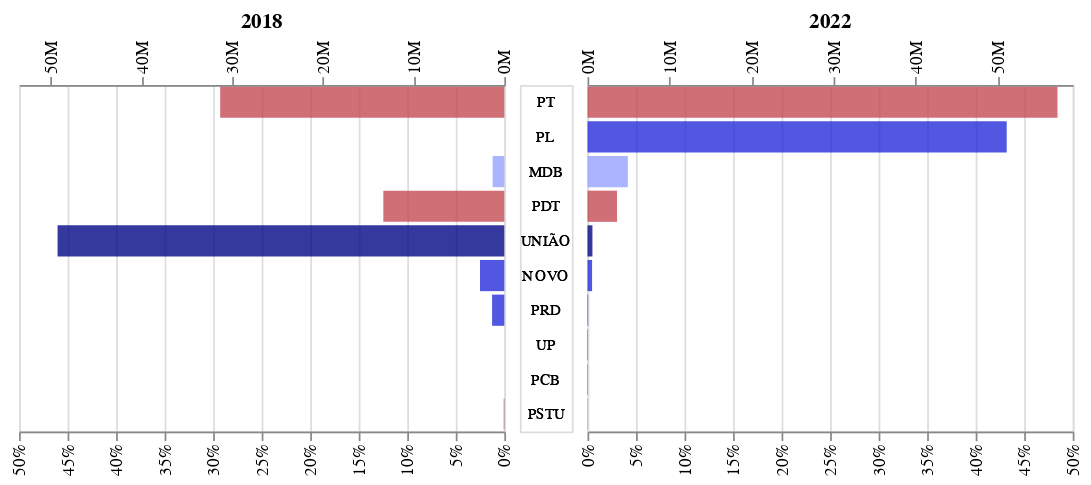

Notebook code cell kept with this figure:
### Markdown cell above
#### Votação para presidente

### Code cell
pres.properties().configure_title(anchor="middle", fontSize=12)

### Figure 1 — Vega-Lite specification as saved in the notebook (floating-point values rounded to 4 significant figures)
{"config": {"view": {"continuousWidth": 300, "continuousHeight": 300}, "title": {"anchor": "middle", "fontSize": 12}}, "concat": [{"layer": [{"mark": {"type": "bar", "opacity": 0.8}, "encoding": {"color": {"field": "POSIC_IDEOLOGICO", "legend": null, "scale": {"domain": ["Extrema Esquerda", "Esquerda", "Centro Esquerda", "Centro", "Centro Direita", "Direita", "Extrema Direita"], "range": ["#7F0000", "#FF0000", "#C54B53", "#FFD966", "#97A3FF", "#262DDA", "#030886"]}, "type": "ordinal"}, "tooltip": [{"field": "SIGLA_2022", "title": "Partido", "type": "nominal"}, {"field": "POSIC_IDEOLOGICO", "title": "Ideologia", "type": "nominal"}, {"field": "ANO_ELEICAO", "title": "Eleição", "type": "nominal"}, {"field": "QT_VOTOS_BR", "format": ",d", "title": "Total Geral", "type": "quantitative"}, {"field": "QT_VOTOS_VALIDOS", "format": ",d", "title": "Votos Partido", "type": "quantitative"}, {"field": "PCT", "format": ".2%", "title": "Percentual", "type": "quantitative"}], "x": {"axis": {"format": "%", "labelAngle": -90, "values": [0.0, 0.05, 0.1, 0.15, 0.2, 0.25, 0.3, 0.35, 0.4, 0.45, 0.5]}, "field": "PCT", "scale": {"domain": [0, 0.5]}, "sort": "descending", "title": "", "type": "quantitative"}, "y": {"axis": null, "field": "SIGLA_2022", "sort": {"field": "QT_ORDER", "order": "descending"}, "type": "ordinal"}}, "title": "2018", "transform": [{"filter": "(datum.ANO_ELEICAO === 2018)"}]}, {"mark": {"type": "bar", "opacity": 0.8}, "encoding": {"color": {"field": "POSIC_IDEOLOGICO", "legend": null, "scale": {"domain": ["Extrema Esquerda", "Esquerda", "Centro Esquerda", "Centro", "Centro Direita", "Direita", "Extrema Direita"], "range": ["#7F0000", "#FF0000", "#C54B53", "#FFD966", "#97A3FF", "#262DDA", "#030886"]}, "type": "ordinal"}, "opacity": {"value": 0}, "tooltip": [{"field": "SIGLA_2022", "title": "Partido", "type": "nominal"}, {"field": "POSIC_IDEOLOGICO", "title": "Ideologia", "type": "nominal"}, {"field": "ANO_ELEICAO", "title": "Eleição", "type": "nominal"}, {"field": "QT_VOTOS_BR", "format": ",d", "title": "Total Geral", "type": "quantitative"}, {"field": "QT_VOTOS_VALIDOS", "format": ",d", "title": "Votos Partido", "type": "quantitative"}, {"field": "PCT", "format": ".2%", "title": "Percentual", "type": "quantitative"}], "x": {"axis": {"format": "s", "labelAngle": -90, "orient": "top"}, "field": "QT_VOTOS_VALIDOS", "scale": {"domain": [0, 53530000.0]}, "sort": "descending", "title": "", "type": "quantitative"}, "y": {"axis": null, "field": "SIGLA_2022", "sort": {"field": "QT_ORDER", "order": "descending"}, "type": "ordinal"}}, "title": "2018", "transform": [{"filter": "(datum.ANO_ELEICAO === 2018)"}]}], "resolve": {"scale": {"x": "independent"}}, "width": 280}, {"mark": {"type": "text", "fontSize": 8.5}, "encoding": {"text": {"field": "SIGLA_2022", "type": "ordinal"}, "y": {"axis": null, "field": "SIGLA_2022", "sort": {"field": "QT_ORDER", "order": "descending"}, "type": "ordinal"}}, "width": 30}, {"layer": [{"mark": {"type": "bar", "opacity": 0.8}, "encoding": {"color": {"field": "POSIC_IDEOLOGICO", "scale": {"domain": ["Extrema Esquerda", "Esquerda", "Centro Esquerda", "Centro", "Centro Direita", "Direita", "Extrema Direita"], "range": ["#7F0000", "#FF0000", "#C54B53", "#FFD966", "#97A3FF", "#262DDA", "#030886"]}, "type": "ordinal"}, "tooltip": [{"field": "SIGLA_2022", "title": "Partido", "type": "nominal"}, {"field": "POSIC_IDEOLOGICO", "title": "Ideologia", "type": "nominal"}, {"field": "ANO_ELEICAO", "title": "Eleição", "type": "nominal"}, {"field": "QT_VOTOS_BR", "format": ",d", "title": "Total Geral", "type": "quantitative"}, {"field": "QT_VOTOS_VALIDOS", "format": ",d", "title": "Votos Partido", "type": "quantitative"}, {"field": "PCT", "format": ".2%", "title": "Percentual", "type": "quantitative"}], "x": {"axis": {"format": "%", "labelAngle": -90, "values": [0.0, 0.05, 0.1, 0.15, 0.2, 0.25, 0.3, 0.35, 0.4, 0.45, 0.5]}, "field": "PCT", "scale": {"domain": [0, 0.5]}, "title": "", "type": "quantitative"}, "y": {"axis": null, "field": "SIGLA_2022", "sort": {"field": "QT_ORDER", "order": "descending"}, "type": "ordinal"}}, "title": "2022", "transform": [{"filter": "(datum.ANO_ELEICAO === 2022)"}]}, {"mark": {"type": "bar", "opacity": 0.8}, "encoding": {"color": {"field": "POSIC_IDEOLOGICO", "scale": {"domain": ["Extrema Esquerda", "Esquerda", "Centro Esquerda", "Centro", "Centro Direita", "Direita", "Extrema Direita"], "range": ["#7F0000", "#FF0000", "#C54B53", "#FFD966", "#97A3FF", "#262DDA", "#030886"]}, "type": "ordinal"}, "opacity": {"value": 0}, "tooltip": [{"field": "SIGLA_2022", "title": "Partido", "type": "nominal"}, {"field": "POSIC_IDEOLOGICO", "title": "Ideologia", "type": "nominal"}, {"field": "ANO_ELEICAO", "title": "Eleição", "type": "nominal"}, {"field": "QT_VOTOS_BR", "format": ",d", "title": "Total Geral", "type": "quantitative"}, {"field": "QT_VOTOS_VALIDOS", "format": ",d", "title": "Votos Partido", "type": "quantitative"}, {"field": "PCT", "format": ".2%", "title": "Percentual", "type": "quantitative"}], "x": {"axis": {"format": "s", "labelAngle": -90, "orient": "top"}, "field": "QT_VOTOS_VALIDOS", "scale": {"domain": [0, 59110000.0]}, "sort": "ascending", "title": "", "type": "quantitative"}, "y": {"axis": null, "field": "SIGLA_2022", "sort": {"field": "QT_ORDER", "order": "descending"}, "type": "ordinal"}}, "title": "2022", "transform": [{"filter": "(datum.ANO_ELEICAO === 2022)"}]}], "resolve": {"scale": {"x": "independent"}}, "width": 280}], "data": {"name": "data-70f477373ead5f4da1230339274f939b"}, "spacing": 2, "$schema": "https://vega.github.io/schema/vega-lite/v5.20.1.json", "datasets": {"data-70f477373ead5f4da1230339274f939b": [{"ANO_ELEICAO": 2022, "POSIC_IDEOLOGICO": "Centro Esquerda", "QT_VOTOS_VALIDOS": 57259504, "PCT": 0.4843, "QT_VOTOS_BR": 118229719, "cor": "#C54B53", "SIGLA_2022": "PT", "QT_ORDER": 57259504}, {"ANO_ELEICAO": 2022, "POSIC_IDEOLOGICO": "Direita", "QT_VOTOS_VALIDOS": 51072345, "PCT": 0.432, "QT_VOTOS_BR": 118229719, "cor": "#262DDA", "SIGLA_2022": "PL", "QT_ORDER": 51072345}, {"ANO_ELEICAO": 2022, "POSIC_IDEOLOGICO": "Centro Direita", "QT_VOTOS_VALIDOS": 4915423, "PCT": 0.04158, "QT_VOTOS_BR": 118229719, "cor": "#97A3FF", "SIGLA_2022": "MDB", "QT_ORDER": 4915423}, {"ANO_ELEICAO": 2022, "POSIC_IDEOLOGICO": "Centro Esquerda", "QT_VOTOS_VALIDOS": 3599287, "PCT": 0.03044, "QT_VOTOS_BR": 118229719, "cor": "#C54B53", "SIGLA_2022": "PDT", "QT_ORDER": 3599287}, {"ANO_ELEICAO": 2022, "POSIC_IDEOLOGICO": "Extrema Direita", "QT_VOTOS_VALIDOS": 600955, "PCT": 0.005083, "QT_VOTOS_BR": 118229719, "cor": "#030886", "SIGLA_2022": "UNIÃO", "QT_ORDER": 600955}, {"ANO_ELEICAO": 2022, "POSIC_IDEOLOGICO": "Direita", "QT_VOTOS_VALIDOS": 559708, "PCT": 0.004734, "QT_VOTOS_BR": 118229719, "cor": "#262DDA", "SIGLA_2022": "NOVO", "QT_ORDER": 559708}, {"ANO_ELEICAO": 2022, "POSIC_IDEOLOGICO": "Direita", "QT_VOTOS_VALIDOS": 81129, "PCT": 0.0006862, "QT_VOTOS_BR": 118229719, "cor": "#262DDA", "SIGLA_2022": "PRD", "QT_ORDER": 81129}, {"ANO_ELEICAO": 2022, "POSIC_IDEOLOGICO": "Extrema Esquerda", "QT_VOTOS_VALIDOS": 53519, "PCT": 0.0004527, "QT_VOTOS_BR": 118229719, "cor": "#7F0000", "SIGLA_2022": "UP", "QT_ORDER": 53519}, {"ANO_ELEICAO": 2022, "POSIC_IDEOLOGICO": "Extrema Esquerda", "QT_VOTOS_VALIDOS": 45620, "PCT": 0.0003859, "QT_VOTOS_BR": 118229719, "cor": "#7F0000", "SIGLA_2022": "PCB", "QT_ORDER": 45620}, {"ANO_ELEICAO": 2022, "POSIC_IDEOLOGICO": "Extrema Esquerda", "QT_VOTOS_VALIDOS": 25625, "PCT": 0.0002167, "QT_VOTOS_BR": 118229719, "cor": "#7F0000", "SIGLA_2022": "PSTU", "QT_ORDER": 25625}, {"ANO_ELEICAO": 2018, "POSIC_IDEOLOGICO": "Centro Esquerda", "QT_VOTOS_VALIDOS": 31342051, "PCT": 0.2928, "QT_VOTOS_BR": 107050749, "cor": "#C54B53", "SIGLA_2022": "PT", "QT_ORDER": 57259504}, {"ANO_ELEICAO": 2018, "POSIC_IDEOLOGICO": null, "QT_VOTOS_VALIDOS": 0, "PCT": 0.0, "QT_VOTOS_BR": 0, "cor": null, "SIGLA_2022": "PL", "QT_ORDER": 51072345}, {"ANO_ELEICAO": 2018, "POSIC_IDEOLOGICO": "Centro Direita", "QT_VOTOS_VALIDOS": 1288950, "PCT": 0.01204, "QT_VOTOS_BR": 107050749, "cor": "#97A3FF", "SIGLA_2022": "MDB", "QT_ORDER": 4915423}, {"ANO_ELEICAO": 2018, "POSIC_IDEOLOGICO": "Centro Esquerda", "QT_VOTOS_VALIDOS": 13344371, "PCT": 0.1247, "QT_VOTOS_BR": 107050749, "cor": "#C54B53", "SIGLA_2022": "PDT", "QT_ORDER": 3599287}, {"ANO_ELEICAO": 2018, "POSIC_IDEOLOGICO": "Extrema Direita", "QT_VOTOS_VALIDOS": 49277010, "PCT": 0.4603, "QT_VOTOS_BR": 107050749, "cor": "#030886", "SIGLA_2022": "UNIÃO", "QT_ORDER": 600955}, {"ANO_ELEICAO": 2018, "POSIC_IDEOLOGICO": "Direita", "QT_VOTOS_VALIDOS": 2679745, "PCT": 0.02503, "QT_VOTOS_BR": 107050749, "cor": "#262DDA", "SIGLA_2022": "NOVO", "QT_ORDER": 559708}, {"ANO_ELEICAO": 2018, "POSIC_IDEOLOGICO": "Direita", "QT_VOTOS_VALIDOS": 1348323, "PCT": 0.0126, "QT_VOTOS_BR": 107050749, "cor": "#262DDA", "SIGLA_2022": "PRD", "QT_ORDER": 81129}, {"ANO_ELEICAO": 2018, "POSIC_IDEOLOGICO": null, "QT_VOTOS_VALIDOS": 0, "PCT": 0.0, "QT_VOTOS_BR": 0, "cor": null, "SIGLA_2022": "UP", "QT_ORDER": 53519}, {"ANO_ELEICAO": 2018, "POSIC_IDEOLOGICO": null, "QT_VOTOS_VALIDOS": 0, "PCT": 0.0, "QT_VOTOS_BR": 0, "cor": null, "SIGLA_2022": "PCB", "QT_ORDER": 45620}, {"ANO_ELEICAO": 2018, "POSIC_IDEOLOGICO": "Extrema Esquerda", "QT_VOTOS_VALIDOS": 55762, "PCT": 0.0005209, "QT_VOTOS_BR": 107050749, "cor": "#7F0000", "SIGLA_2022": "PSTU", "QT_ORDER": 25625}]}}
